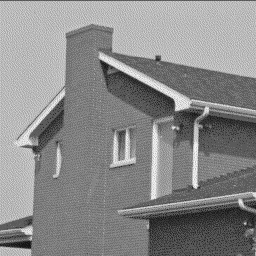
%> input picture CS390s/standard_test_images/standard_test_images/house.bmp, 256 x 256 px
$ octave Ch3_hough_show2_edge.m   (GNU Octave 9; MATLAB toolbox functions it lacks are replaced by stand-ins)
%> lines starting %> are read from the running program, lines starting %| are printed output that depends on the picture
### CS390s/line_hough2.m
function imh = line_hough2(im)
% hough transform
% Feng Jiang CS390S demo
[ro,co] = size(im);
[a,b,v] = find(im>0);
rho_mx = ceil(sqrt(ro^2+co^2));
%theta = -90:90;
nim = zeros(ro,co);
imh = zeros(rho_mx*2+1,181);

for i=1:length(a)
    for theta = -90:90
       r = a(i)*cos(theta/180*pi)+b(i)*sin(theta/180*pi);
       r = floor(r);
       r = r+rho_mx+1;
       imh(r,theta+90+1) = imh(r,theta+90+1)+1;
    end
end


### CS390s/Ch3_hough_show2_edge.m
%demo for line detection using Hough transform
clear all;
close all;
  im = imread('./test/house.bmp');
%> im is the input picture: size 256x256 uint8; min 17, max 254, mean 137.8
% im = imread('./test/hough2.jpg');
im = double(im);
%> im: size 256x256 double
T = 15;
eim=im;
 eim = edge(im,'sobel',T);
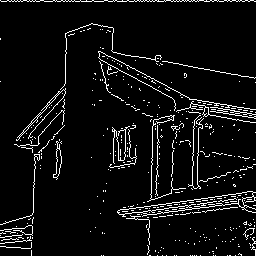
%> eim: size 256x256 logical; 6.1% white in thin lines or dots
%  eim = bwmorph(eim,'clean'); %using binary morphology to clean the independent dots

%   [eim_h,nim] = line_hough2(eim);
eim_h = line_hough2(eim);
%> in line_hough2, `[a,b,v] = find(im>0);`: a = 3988 values from 1 to 256; v = 3988 logical values, 3988 true
%> after the loop in line_hough2, `for i=1:length(a)`:
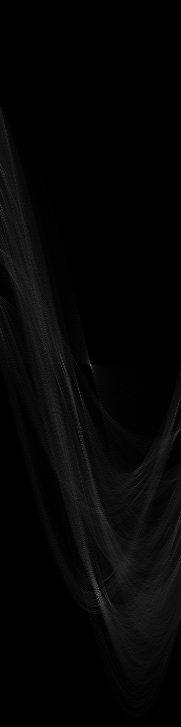
%> imh: size 727x181 double; min 0, max 158, mean 5.5

figure,subplot(3,1,1),image(im);
colormap(gray(256));
title('Original Image');
axis image;
axis off;

subplot(3,1,2),imagesc(eim);
colormap(gray(256));
title('After Edge Detetction');
axis image;
axis off;

subplot(3,1,3),
imagesc(eim_h);
colormap(gray(256));
title('After Hough Transform');
axis image;
axis off;
figure,image(eim_h)
%> after `image(eim_h)`:
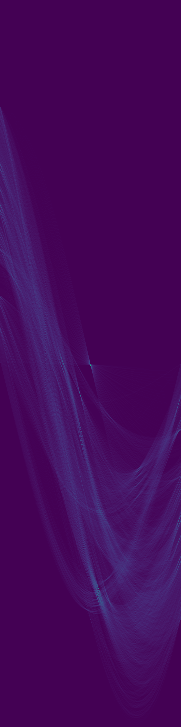
%> displayed picture: size 727x181x3, on the screen's scale of 0 to 255; mean R, G, B 69.1, 8.2, 90.9
